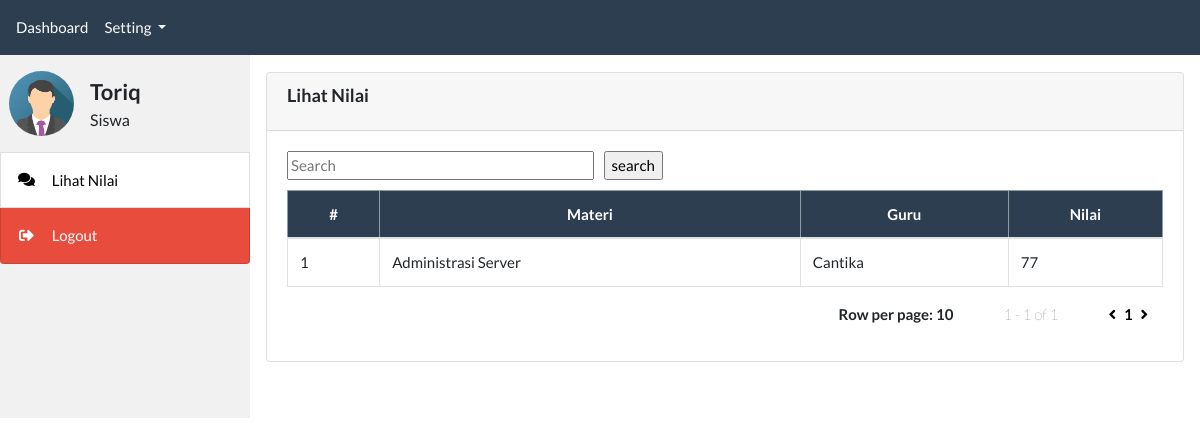
Page /siswa/halaman_index.php (signed in) on the committed database.
### tables this page shows
CREATE TABLE `nilai_siswa` (
  `id` int(11) NOT NULL,
  `id_user` varchar(3) NOT NULL,
  `id_materi` varchar(3) NOT NULL,
  `nilai` varchar(3) NOT NULL
);

CREATE TABLE `matapelajaran` (
  `id` int(11) NOT NULL,
  `mapel` varchar(150) NOT NULL,
  `id_guru` varchar(3) NOT NULL
);

CREATE TABLE `user` (
  `id` int(11) NOT NULL,
  `name` varchar(255) NOT NULL,
  `username` varchar(255) NOT NULL,
  `password` varchar(255) NOT NULL,
  `level` varchar(20) NOT NULL
);

### siswa/halaman_index.php (the view, shortened to what this page needs)
<?php include 'siswa_header.php'; ?>
<?php include 'siswa_sidebar.php'; ?>
<div class="content">
	<div class="card mt-3">
		<div class="card-header">
			<h3 class="card-title" style="font-weight: bold;font-size:larger;">Lihat Nilai</h3>
		</div>
		<div class="card-body">
			<div class="Search row" style="margin-bottom: 10px;">
				<div class="container">
					<input type="text" class="float-left" placeholder="Search" id="SearchBox" name="SearchBox" style="width: 35%" autofocus>
					<input type="button" class="float-left" id="SearchButton" name="SearchButton" value="search" onclick="search()" style="margin-left: 10px;">
				</div>
			</div>
			<table class="table table-bordered table-hover" id="table-master">
				<thead class="text-center table-primary">
					<tr>
						<th>#</th>
						<th class="w-30">Materi</th>
						<th class="w-40">Guru</th>
						<th class="w-30">Nilai</th>
					</tr>
				</thead>
				<tbody>
					<?php
					include '../koneksi.php';
					if (!empty($_GET['pencarian'])) {
						$pencarian = filter_input(INPUT_GET, 'pencarian', FILTER_SANITIZE_ADD_SLASHES);
						$SqlQuery = "SELECT u2.name AS nama_guru, ns.nilai, mp.mapel FROM nilai_siswa AS ns
						LEFT JOIN user AS u ON ns.id_user = u.id
						LEFT JOIN matapelajaran AS mp ON ns.id_materi = mp.id
                        LEFT JOIN user AS u2 ON mp.id_guru = u2.id
						WHERE mp.nama_materi LIKE '%" . $pencarian . "%'
						AND u.id = " . $_SESSION['id'] . "";
					} else {
						$SqlQuery = "SELECT u2.name AS nama_guru, ns.nilai, mp.mapel FROM nilai_siswa AS ns
						LEFT JOIN user AS u ON ns.id_user = u.id
						LEFT JOIN matapelajaran AS mp ON ns.id_materi = mp.id
                        LEFT JOIN user AS u2 ON mp.id_guru = u2.id
						WHERE u.id = " . $_SESSION['id'] . "";
					}
					$data = mysqli_query($koneksi, $SqlQuery);
					$totalData = mysqli_num_rows($data);
					$halaman = 10;
					$page = isset($_GET["halaman"]) ? (int)$_GET["halaman"] : 1;
					$pages = ceil($totalData / $halaman);
					$mulai = ($page > 1) ? ($page * $halaman) - $halaman : 0;
					$no = $mulai + 1;
					$dataPagination = mysqli_query($koneksi, $SqlQuery . " LIMIT $mulai, $halaman");
					while ($d = mysqli_fetch_assoc($dataPagination)) {
					?>
						<tr>
							<td><?= $no++; ?></td>
							<td><?= $d['mapel']; ?></td>
							<td><?= $d['nama_guru']; ?></td>
							<td><?= $d['nilai']; ?></td>
						</tr>
					<?php } ?>
				</tbody>
			</table>
			<div class="container">
				<div class="float-right">
					<p class="float-left" style="font-weight: bold; margin-right: 50px;">Row per page: <?php echo $halaman ?></p>
					<p class="float-left" style="font-weight:lighter; margin-right: 50px;">
						<?php echo $page ?> - <?php echo $pages ?>
						of <?php echo $totalData ?>
					</p>
					<a href=<?php
							if ($page > 1) {
								echo "halaman_index.php?halaman=" . ($page - 1);
							} else {
								echo "halaman_index.php?halaman=1";
							}
							?> style=" color: black; margin-right: 5px;"><i class="fa fa-angle-left" aria-hidden="true"></i></a>
					<?php for ($i = 1; $i <= $pages; $i++) {
						if ($i == $page) { ?>
							<a href="?halaman=<?php echo $i; ?>" style="font-weight: bold; color: black"><?php echo $i; ?></a>
						<?php } else { ?>
							<a href="?halaman=<?php echo $i; ?>" style="font-weight: lighter; color: rgba(0, 0, 0, 0.7)"><?php echo $i; ?></a>
					<?php }
					} ?>
					<a href=<?php
							if ($page < $pages) {
								echo "halaman_index.php?halaman=" . ($page + 1);
							} else {
								echo "halaman_index.php?halaman=" . $pages;
							}
							?> style="color: black; margin-left: 5px;"><i class="fa fa-angle-right" aria-hidden="true"></i></a>
				</div>
			</div>
		</div>
	</div>
</div>
<?php include 'siswa_footer.php'; ?>

### assets/css/all.css (style rules this page uses)
.fa, .fas, .far, .fal, .fad, .fab { -moz-osx-font-smoothing: grayscale; -webkit-font-smoothing: antialiased; display: inline-block; font-style: normal; font-variant: normal; text-rendering: auto; line-height: 1; }
.fa-angle-left:before { content: "\f104"; }
.fa-angle-right:before { content: "\f105"; }

### siswa/siswa_sidebar.php (style rules this page uses)
body { position: relative; height: 100%; width: 100%; font-family: "Lato", sans-serif; }
div.content { margin-left: 250px; padding: 1px 16px; }

### rows in the picture
nilai_siswa: matapelajaran.mapel "Administrasi Server", user.name "Cantika", nilai "77"

### other values in the picture
$_SESSION['name'] "Toriq"
$_SESSION['level'] "Siswa"
$halaman "10"
$page "1"
$pages "1"
$totalData "1"
